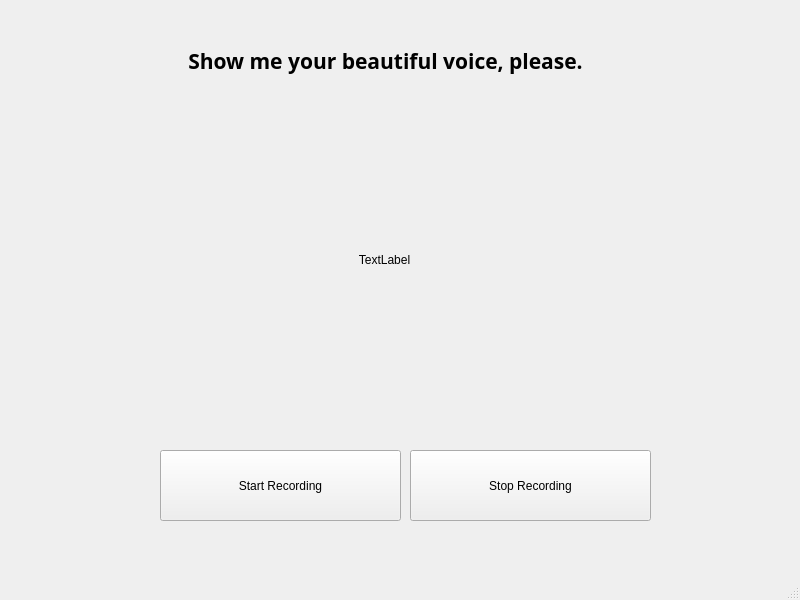
<?xml version="1.0" encoding="UTF-8"?>
<ui version="4.0">
 <class>voice_login_window</class>
 <widget class="QMainWindow" name="voice_login_window">
  <property name="geometry">
   <rect>
    <x>0</x>
    <y>0</y>
    <width>800</width>
    <height>600</height>
   </rect>
  </property>
  <property name="minimumSize">
   <size>
    <width>800</width>
    <height>600</height>
   </size>
  </property>
  <property name="maximumSize">
   <size>
    <width>800</width>
    <height>600</height>
   </size>
  </property>
  <property name="windowTitle">
   <string>Multimodal Authentication System - Voice</string>
  </property>
  <widget class="QWidget" name="centralwidget">
   <widget class="QLabel" name="label">
    <property name="geometry">
     <rect>
      <x>150</x>
      <y>30</y>
      <width>471</width>
      <height>61</height>
     </rect>
    </property>
    <property name="font">
     <font>
      <family>FontAwesome</family>
      <pointsize>16</pointsize>
      <weight>75</weight>
      <bold>true</bold>
     </font>
    </property>
    <property name="autoFillBackground">
     <bool>false</bool>
    </property>
    <property name="text">
     <string>Show me your beautiful voice, please.</string>
    </property>
    <property name="alignment">
     <set>Qt::AlignCenter</set>
    </property>
   </widget>
   <widget class="QPushButton" name="record_btn">
    <property name="geometry">
     <rect>
      <x>160</x>
      <y>450</y>
      <width>241</width>
      <height>71</height>
     </rect>
    </property>
    <property name="text">
     <string>Start Recording</string>
    </property>
   </widget>
   <widget class="QLabel" name="image_label">
    <property name="geometry">
     <rect>
      <x>340</x>
      <y>440</y>
      <width>624</width>
      <height>441</height>
     </rect>
    </property>
    <property name="sizePolicy">
     <sizepolicy hsizetype="Expanding" vsizetype="Preferred">
      <horstretch>0</horstretch>
      <verstretch>0</verstretch>
     </sizepolicy>
    </property>
    <property name="toolTipDuration">
     <number>0</number>
    </property>
    <property name="text">
     <string>TextLabel</string>
    </property>
   </widget>
   <widget class="QPushButton" name="stop_record_btn">
    <property name="geometry">
     <rect>
      <x>410</x>
      <y>450</y>
      <width>241</width>
      <height>71</height>
     </rect>
    </property>
    <property name="text">
     <string>Stop Recording</string>
    </property>
   </widget>
   <widget class="QLabel" name="gif">
    <property name="geometry">
     <rect>
      <x>170</x>
      <y>100</y>
      <width>429</width>
      <height>319</height>
     </rect>
    </property>
    <property name="text">
     <string>TextLabel</string>
    </property>
    <property name="alignment">
     <set>Qt::AlignCenter</set>
    </property>
   </widget>
  </widget>
  <widget class="QMenuBar" name="menubar">
   <property name="geometry">
    <rect>
     <x>0</x>
     <y>0</y>
     <width>800</width>
     <height>24</height>
    </rect>
   </property>
  </widget>
  <widget class="QStatusBar" name="statusbar"/>
 </widget>
 <resources/>
 <connections/>
</ui>
